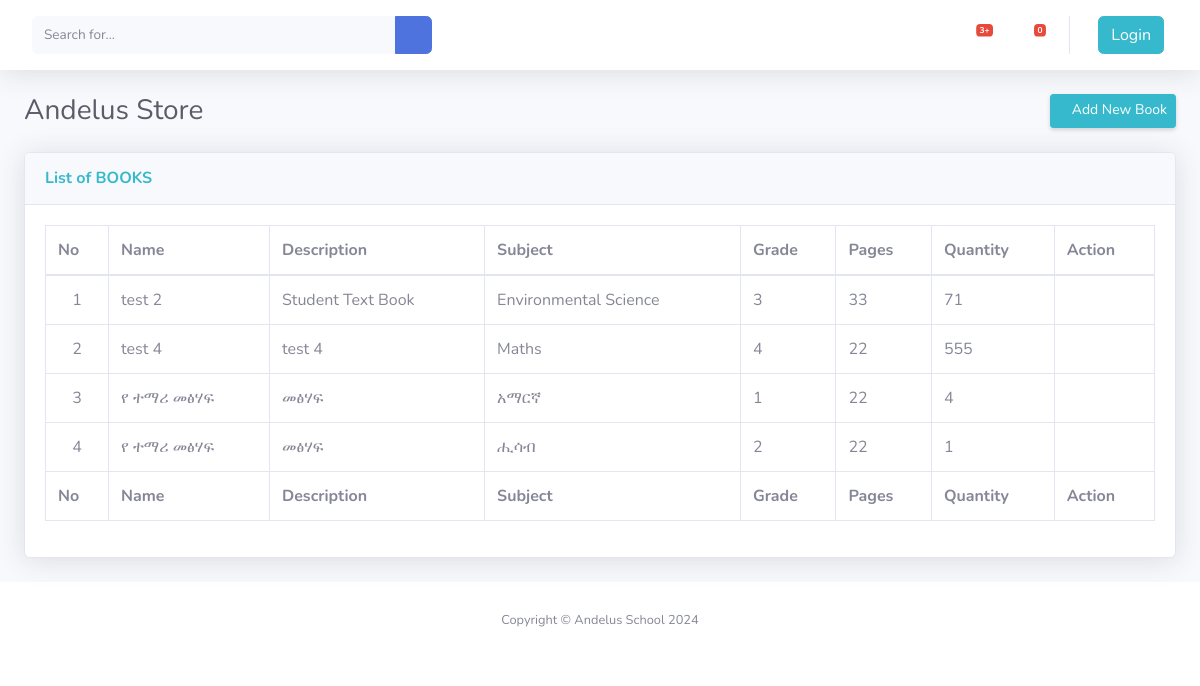
The app's page /store/book/ with its own data.
### store/models.py (models this page shows, shortened)
class Store(models.Model):
    books = models.ForeignKey(Book,on_delete=models.CASCADE, blank=True, null=True)
    items = models.ForeignKey(Item, on_delete=models.CASCADE,blank=True, null= True)
    quantity = models.IntegerField(default = 0)
    is_book = models.BooleanField(default=False)
    is_item = models.BooleanField(default=False)

class Book(models.Model):
    category = models.ForeignKey(Category, on_delete=models.CASCADE, default=1)
    description = models.CharField(max_length=200, default="", blank=True,null=True)
    image = models.ImageField(upload_to = 'uploads/book/')
    book_name = models.CharField(max_length=100)
    grade = models.CharField(max_length=50)
    pages = models.IntegerField()
    subject = models.CharField(max_length=255)

### store/views.py (the view)
# urls.py: path('book/', views.book_store, name='book_store'),
def book_store(request):
    page = 'book'
    book = Store.objects.filter(is_book = True)
    form = BookForm()
    context = {'books':book,'page':page, 'book_form': form}
    return render(request, 'store/store.html', context)

### store/forms.py
class BookForm(forms.ModelForm):
    class Meta:
        model = Book
        fields = ['book_name', 'description', 'grade', 'pages', 'subject', 'image']
    def __init__(self, *args, **kwargs):
        super(BookForm, self).__init__(*args, **kwargs)
        for field_name, field in self.fields.items():
            field.widget.attrs['class'] = 'form-control'
    book_name = forms.CharField(widget=forms.TextInput(attrs={'class': 'form-control'}))
    description = forms.CharField(widget=forms.Textarea(attrs={'class': 'form-control', 'rows': 3}))
    grade = forms.CharField(widget=forms.TextInput(attrs={'class': 'form-control'}))
    pages = forms.IntegerField(widget=forms.NumberInput(attrs={'class': 'form-control'}))
    subject = forms.CharField(widget=forms.TextInput(attrs={'class': 'form-control'}))
    image = forms.ImageField(widget=forms.ClearableFileInput(attrs={'class': 'custom-file-input'}))

### cart/cart.py (called while the page is built)
    def __len__(self):
		    return len(self.cart)

### cart/context_processors.py (called while the page is built)
def cart(request):
	return {'cart': Cart(request)}

### store/templates/store/store.html (shortened to what this page needs)
{% extends 'base.html' %}
{% block content %}
<div class="container-fluid">
     <div class="d-sm-flex align-items- justify-content-between mb-4">
       <h1 class="h3 mb-0 text-gray-800">Andelus Store </h1>
      {% if page == 'book' %}
      <a href="#"  data-toggle="modal" data-target="#add_new_book" class="d-none d-sm-inline-block btn btn-sm btn-info shadow-sm"><i
       class="fas fa-plus fa-sm text-white-50"></i> Add New Book</a>
       {% elif page == 'item' %}
     <a href="#"  data-toggle="modal" data-target="#add_new_item" class="d-none d-sm-inline-block btn btn-sm btn-info shadow-sm"><i
             class="fas fa-plus fa-sm text-white-50"></i> Add New Item</a>
     {% endif %}
 </div>
  {% if page == 'book' %}
  <div class="card shadow mb-4">
    <div class="card-header py-3">
      <h6 class="m-0 font-weight-bold text-info">List of BOOKS</h6>
    </div>
    <div class="card-body">
      <div class="table-responsive">
        <table
          class="table table-bordered"
          id="dataTable"
          width="100%"
          cellspacing="0"
        >
          <thead>
            <tr>
              <th>No</th>
              <th>Name</th>
              <th>Description</th>
              <th>Subject</th>
              <th>Grade</th>
              <th>Pages</th>
              <th>Quantity</th>
              <th>Action</th>
            </tr>
          </thead>
          <tfoot>
            <tr>
              <th>No</th>
              <th>Name</th>
              <th>Description</th>
              <th>Subject</th>
              <th>Grade</th>
              <th>Pages</th>
              <th>Quantity</th>
              <th>Action</th>
            </tr>
          </tfoot>
          <tbody>
            {% for book in books %}
            <tr>
              <td class="align-middle text-center">{{forloop.counter}}</td>
              <td class="align-middle text-">{{book.books.book_name}}</td>
              <td class="align-middle text-">{{book.books.description}}</td>
              <td class="align-middle text-">{{book.books.subject}}</td>
              <td class="align-middle text-">{{book.books.grade}}</td>
              <td class="align-middle text-">{{book.books.pages}}</td>
              <td class="align-middle text-">{{book.quantity}}</td>
              <td class="align-middle text-center">
              </td>
                </tr>
            {% endfor %}
          </tbody>
        </table>
      </div>
    </div>
  </div>
  {% endif %}
</div>
{% endblock %}

### records on screen
Store: books.book_name "test 2", books.description "Student Text Book", books.subject "Environmental Science", books.grade "3", books.pages "33", quantity "71"
Store: books.book_name "test 4", books.description "test 4", books.subject "Maths", books.grade "4", books.pages "22", quantity "555"
Store: books.book_name "የ ተማሪ መፅሃፍ", books.description "መፅሃፍ", books.subject "አማርኛ", books.grade "1", books.pages "22", quantity "4"
Store: books.book_name "የ ተማሪ መፅሃፍ", books.description "መፅሃፍ", books.subject "ሒሳብ", books.grade "2", books.pages "22", quantity "1"

### other values on screen
{{ cart|length }} "0"
